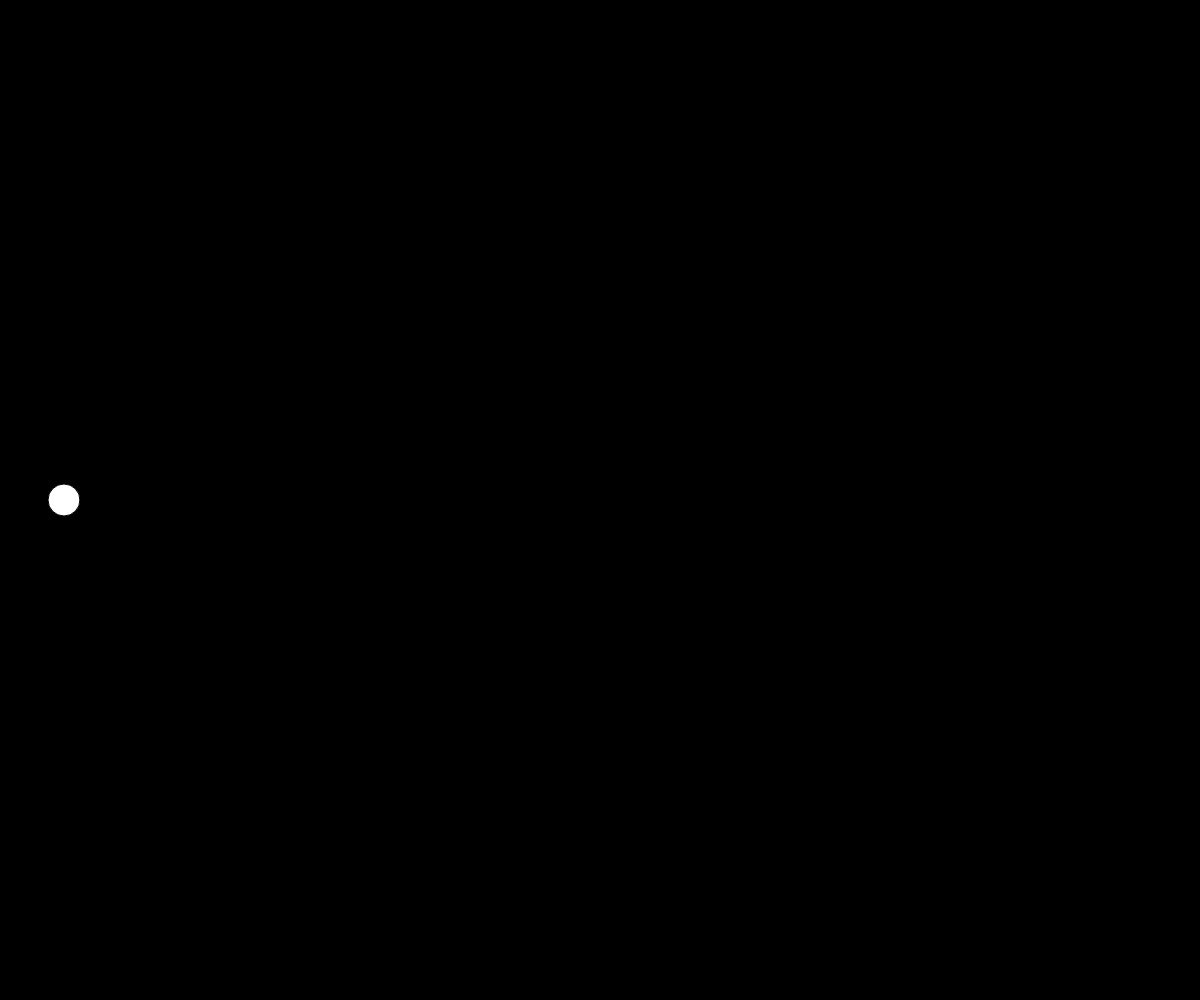
Frame 1 (no input)
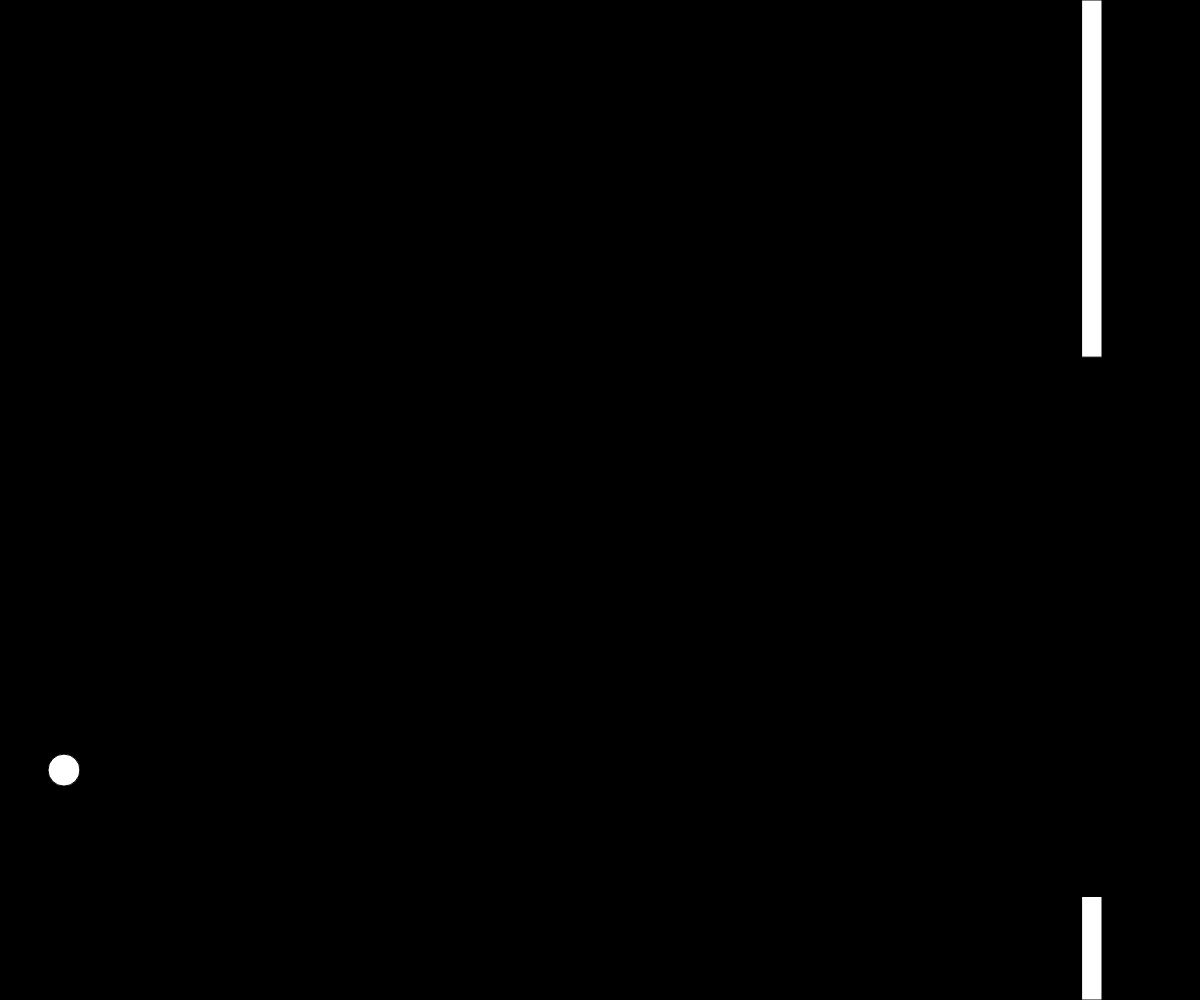
Frame 60 (no input)
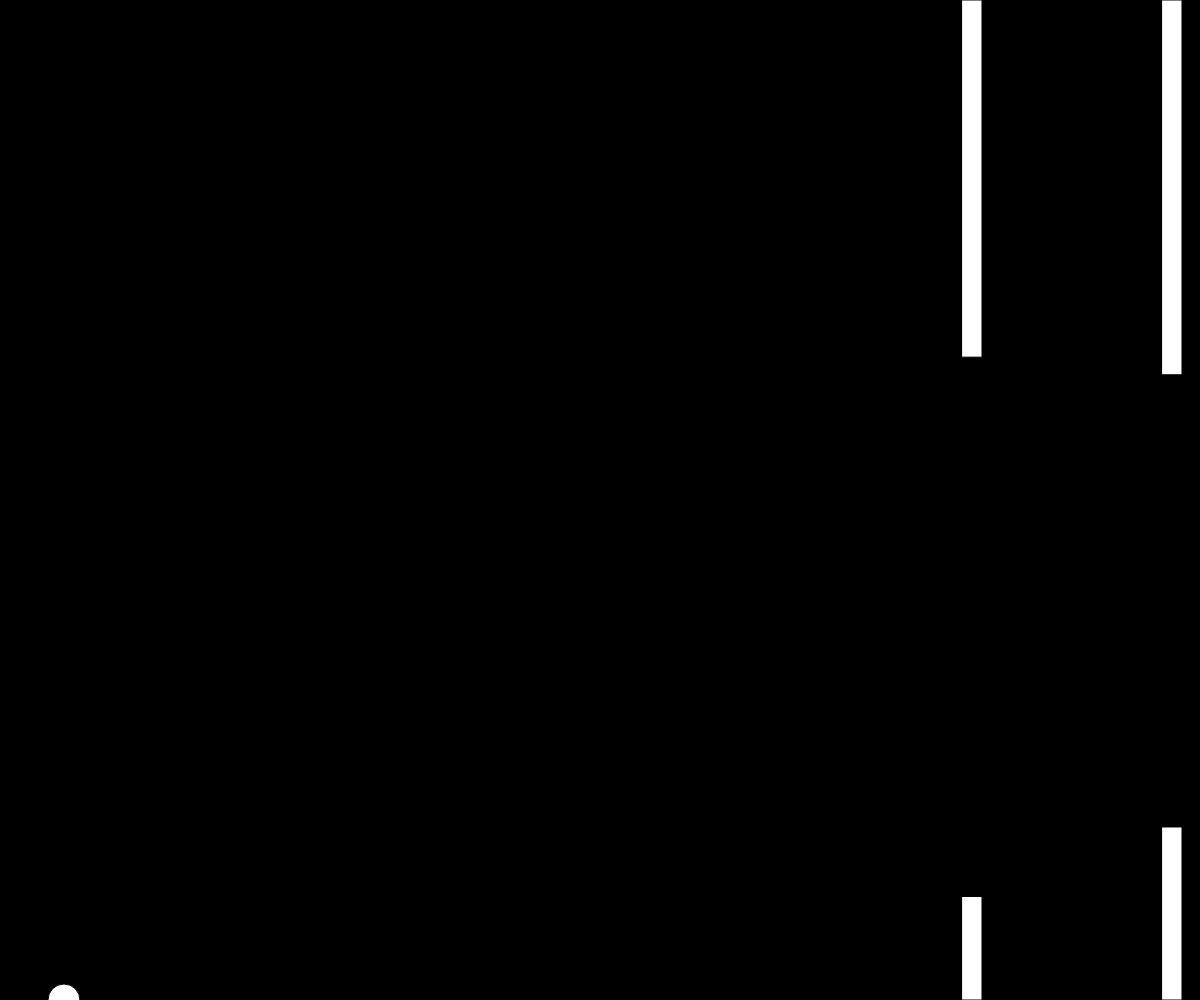
Frame 120 (the mouse pressed at the canvas centre since frame 60)

The p5.js sketch that drew these frames (run headless with seeded random() and noise() and a simulated clock; from frame 60 on, the mouse is pressed at the canvas centre):

// p5.js sketch
// ── sketch.js
var bird;
var pipes = [];

function setup() {
  createCanvas(windowWidth,windowHeight);
  bird = new Bird();
  pipes.push(new Pipe());
}

function draw() {
  background(0);
  for (var i = pipes.length - 1; i >= 0; i--) {
    pipes[i].show();
    pipes[i].update();
    if (pipes[i].offscreen()) {
      pipes.splice(i, 1);
    }
    
  if (pipes[i].hits(bird)){
    console.log("hit bad");
  }
  }


  bird.show();
  bird.update();

  if (frameCount % 100 == 0) {
    pipes.push(new Pipe());
  }

}

function keyPressed() {
  if (key == ' ') {
    bird.up();
  }
}
// ── bird.js
function Bird() {

  this.y = height / 2;
  this.x = 64;

  this.gravity = 0.6;
  this.velocity = 0;
  this.lift = -15;
  this.show = function() {
    fill(255);
    ellipse(this.x, this.y, 32, 32);
  }

  this.up = function() {
    this.velocity += this.lift;

  }

  this.update = function() {
    this.velocity += this.gravity;
    this.velocity *= 0.9;
    this.y += this.velocity;

    if (this.y > height) {
      this.y = height;
      this.velocity = 0;
    }
    if (this.y < 0) {
      this.y = 0;
      this.velocity = 0;
    }
  }

}
// ── pipe.js
function Pipe() {
  this.top = random(height / 2);
  this.bottom = random(height / 2);
  this.x = width;
  this.w = 20;
  this.speed = 2;
  this.highlight = false;


  this.hits = function(bird) {
    if (bird.y < this.top || bird.y > height - this.bottom) {
      if (bird.x > this.x && bird.x < this.x + this.w) {
        this.highlight = true;
        return true;
      }
    }
    this.highlight = false;
    return false;
  }
  this.show = function() {
    fill(255);
    if (this.highlight) {
      fill(255, 0, 0);
    }
    rect(this.x, 0, this.w, this.top);
    rect(this.x, height - this.bottom, this.w, this.bottom);
  }

  this.update = function() {
    this.x -= this.speed;

  }

  this.offscreen = function() {
    if (this.x < -this.w) {
      return true;
    } else {
      return false;
    }
  }
}
